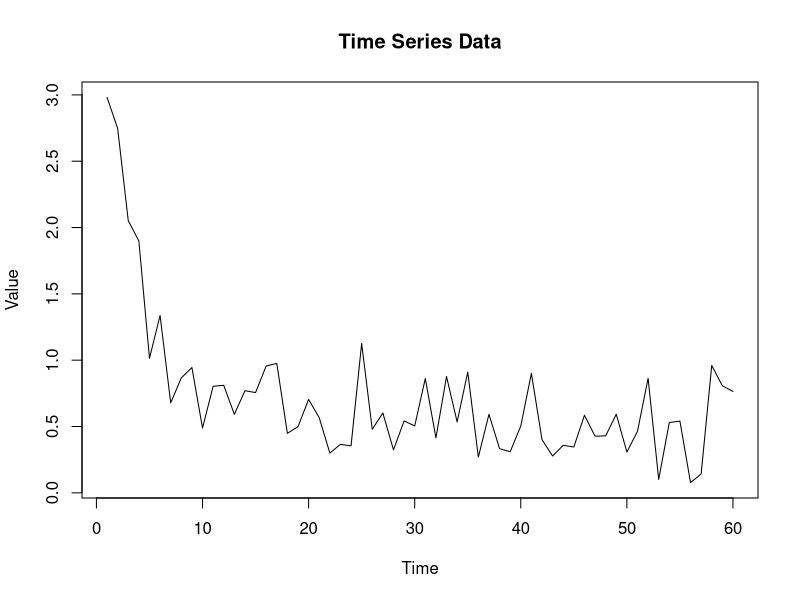
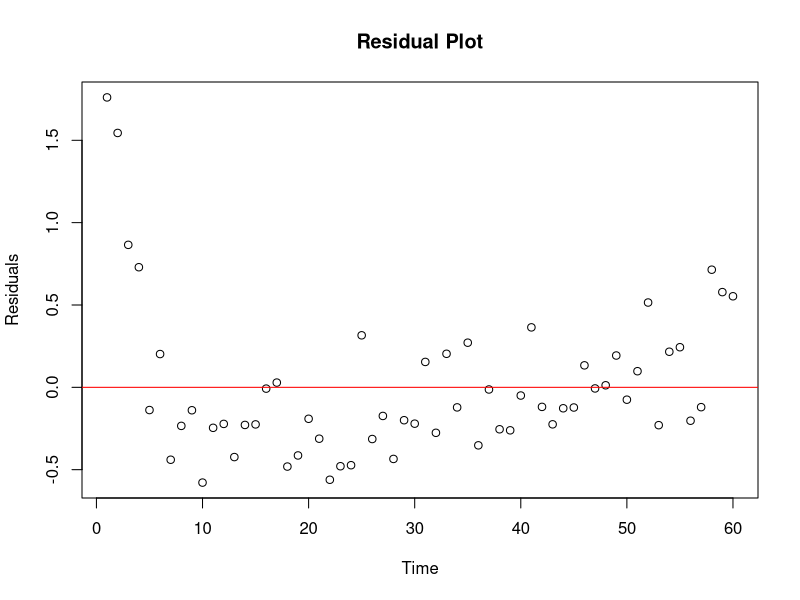
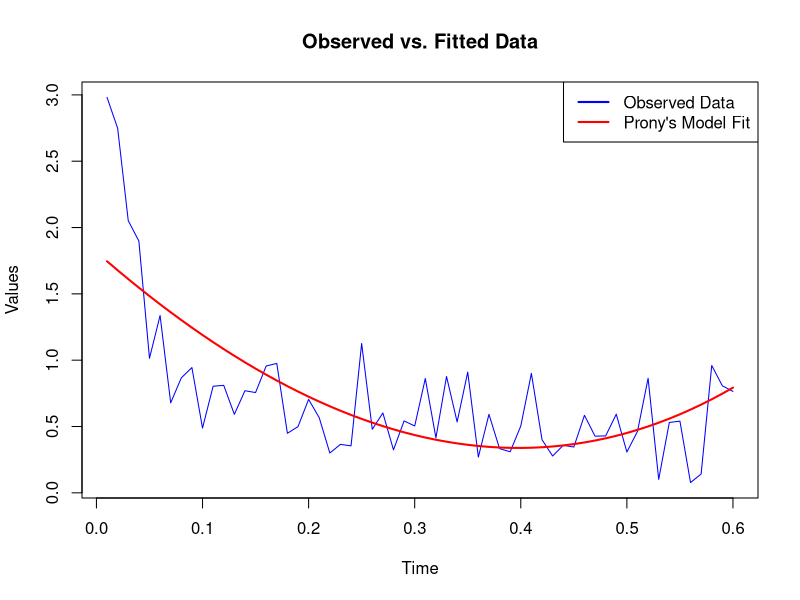

The R script that drew these images, in order: (Note: this script raises an error after producing the figures.)
setwd("D:/Sem 5/MTH686/MTH 686 Non Linear Reg/Project")  
library(readr)
getwd()
list.files()
file.exists("set-49.dat")
# then:
# data <- readLines("data-42.txt")
 data <- read.table("set-49.dat")
 head(data)
 
 # Extract time and observed values
 t <- as.numeric(unlist(data[1]))  # Replace with time values
 t <- t/100
 y1 <- as.numeric(unlist(data[2])) # Replace with observed y(t) values
 
 
 # Plot the time series data
 plot(data$V1, data$V2, type = "l", main = "Time Series Data", xlab = "Time", ylab = "Value")
 
 # Fit a simple linear model for residual analysis
 fit <- lm(V2 ~ V1, data = data) 
 residuals <- resid(fit)
 
 # Residual plot
 plot(data$V1, residuals, main = "Residual Plot", xlab = "Time", ylab = "Residuals")
 abline(h = 0, col = "red")
 
 # Calculate Signal-to-Noise Ratio (SNR)
 signal <- mean(y1, na.rm = TRUE)
 noise <- sd(y1, na.rm = TRUE)
 SNR <- signal / noise
 cat("Signal-to-Noise Ratio (SNR):", SNR, "\n")
 
 
 ####### Model 1 #########
 
 # Define the model function for Prony's method
 model1_function <- function(t, alpha0, alpha1, alpha2, beta1, beta2) {
   return(alpha0 + alpha1 * exp(beta1 * t) + alpha2 * exp(beta2 * t))
 }
 
 # Constructing the delayed values for Prony's method
 Y1 <- y1[1:(length(y1) - 2)]
 Y2 <- y1[2:(length(y1) - 1)]
 Y3 <- y1[3:length(y1)]
 
 # Formulate the linear system for Prony's method
 A <- cbind(Y2, Y1)  
 B <- Y3             
 
 # Solve for coefficients (c1, c2) in the characteristic polynomial equation
 coef <- lm(B ~ A - 1)$coefficients  
 c1 <- coef[1]
 c2 <- coef[2]
 
 # Find roots of the characteristic polynomial to estimate beta parameters
 roots <- polyroot(c(1, -c1, -c2))
 beta_estimates <- log(roots)
 
 # Extract real parts of beta estimates (assuming real roots for simplicity)
 beta1_m1 <- Re(beta_estimates[1])  
 beta2_m1 <- Re(beta_estimates[2])
 
 # Construct the X matrix with the estimated beta values
 X <- cbind(1, exp(beta1_m1 * t), exp(beta2_m1 * t))
 
 # Solve for alpha parameters using least squares
 alpha_estimates <- lm(y1 ~ X -1 )$coefficients
 alpha0_m1 <- alpha_estimates[1]
 alpha1_m1 <- alpha_estimates[2]
 alpha2_m1 <- alpha_estimates[3]
 
 # Display estimated parameters
 cat("Estimated parameters:\n")
 cat("alpha0:", alpha0_m1, "\n")
 cat("alpha1:", alpha1_m1, "\n")
 cat("alpha2:", alpha2_m1, "\n")
 cat("beta1:", beta1_m1, "\n")
 cat("beta2:", beta2_m1, "\n")
 
 # Model predictions using the estimated parameters
 y2 <- model1_function(t, alpha0_m1, alpha1_m1, alpha2_m1, beta1_m1, beta2_m1) 
 
 # Plot observed vs. fitted data
 plot(t, y1, type = "l", col = "blue", main = "Observed vs. Fitted Data", xlab = "Time", ylab = "Values")
 lines(t, y2, col = "red", lwd = 2)
 legend("topright", legend = c("Observed Data", "Prony's Model Fit"), col = c("blue", "red"), lty = 1, lwd = 2)
 
 # Calculate model accuracy metrics
 rmse_1 <- sqrt(mean((y1 - y2)^2, na.rm = TRUE))
 rss_1 <- sum((y1 - y2)^2)                  
 tss_1 <- sum((y1 - mean(y1))^2)  
 r_squared_1 <- 1 - (rss_1 / tss_1)
 adjusted_r_squared_1 <- 1 - ((1 - r_squared_1) * (n - 1) / (n - 3))
 
 
 
 # Display model accuracy metrics
 cat("Model Accuracy Metrics:\n")
 cat("Root Mean Squared Error (RMSE):", rmse_1, "\n")
 cat("R-squared:", r_squared_1, "\n")
 cat("Adjusted R-squared:", adjusted_r_squared_1, "\n")
 
 ####### Model 3 #########
 
 
 # Fit a 4th-degree polynomial regression model
 model3 <- lm(y1 ~ poly(t, 4, raw = TRUE))
 
 # Display summary of the model
 summary(model3)
 
 # Extract coefficients (OLSE for ??0, ??1, ??2, ??3, and ??4)
 beta_estimates <- coef(model3)
 cat("Estimated coefficients:\n")
 cat("??0:", beta_estimates[1], "\n")
 cat("??1:", beta_estimates[2], "\n")
 cat("??2:", beta_estimates[3], "\n")
 cat("??3:", beta_estimates[4], "\n")
 cat("??4:", beta_estimates[5], "\n")
 
 # Calculate fitted values and residuals
 fitted_values_3 <- fitted(model3)
 residuals_3 <- resid(model3)
 
 # Plot Observed vs. Fitted Data
 plot(t, y1, type = "l", col = "blue", main = "Observed vs. Fitted Data", xlab = "Time", ylab = "Values")
 lines(t, fitted_values_3, col = "red", lwd = 2)
 legend("topright", legend = c("Observed Data", "Fitted Polynomial Model"), col = c("blue", "red"), lty = 1, lwd = 2)
 
 # Residual Plot to check for patterns
 plot(t, residuals_3, main = "Residuals vs. Time", xlab = "Time", ylab = "Residuals")
 abline(h = 0, col = "red")
 
 
 # Calculate model accuracy metrics
 rmse_3 <- sqrt(mean(residuals_3^2, na.rm = TRUE))
 rss_3 <- sum(residuals_3^2)                  
 tss_3 <- sum((y1 - mean(y1))^2)  
 r_squared_3 <- 1 - (rss_3 / tss_3)
 adjusted_r_squared_3 <- 1 - ((1 - r_squared_3) * (n - 1) / (n - 5))
 
 # Display model accuracy metrics
 cat("Model Accuracy Metrics:\n")
 cat("Root Mean Squared Error (RMSE):", rmse_3, "\n")
 cat("R-squared:", r_squared_3, "\n")
 cat("Adjusted R-squared:", adjusted_r_squared_3, "\n")
 
 ####### Model 2 #########
 
 
 # Define grid ranges for beta0 and beta1, excluding zero
 beta0_range <- seq(-10, -0.1, by = 0.1)  # Values from -1 to -0.1
 beta0_range <- c(beta0_range, seq(0.1, 10, by = 0.1))  # Values from 0.1 to 1
 beta1_range <- seq(-5, -0.05, by = 0.05)  # Values from -0.5 to -0.05
 beta1_range <- c(beta1_range, seq(0.05, 5, by = 0.05))  # Values from 0.05 to 0.5
 
 # Initialize a data frame to store beta values and corresponding RSS
 results <- data.frame(beta0_2 = numeric(0), beta1_2 = numeric(0), rss_2 = numeric(0))
 
 # Track the best RSS and parameter values
 best_rss_2 <- Inf
 best_params_2 <- c()
 
 # Perform grid search
 for (beta0_2 in beta0_range) {
   for (beta1_2 in beta1_range) {
     # Calculate transformed y(t) for each combination of beta0 and beta1
     y_trans <- y1 * (beta0_2 + beta1_2 * t)
     
     # Apply linear regression to estimate alpha0 and alpha1
     fit <- lm(y_trans ~ t)
     alpha0_2 <- coef(fit)[1]
     alpha1_2 <- coef(fit)[2]
     
     # Predict y(t) using the estimated alphas and current beta values
     y_pred <- (alpha0_2 + alpha1_2 * t) / (beta0_2 + beta1_2 * t)
     
     # Calculate RSS
     rss_2 <- sum((y1 - y_pred)^2, na.rm = TRUE)
     
     # Store results in the data frame
     results <- rbind(results, data.frame(beta0_2 = beta0_2, beta1_2 = beta1_2, rss_2 = rss_2))
     
     # Update if this is the best set of parameters found
     if (rss_2 < best_rss_2) {
       best_rss_2 <- rss_2
       best_params <- c(alpha0_2, alpha1_2, beta0_2, beta1_2)
       best_y_pred <- y_pred  # Save best predictions
     }
   }
 }
 
 
 # Set initial parameter estimates from the best grid search results
 alpha0 <- best_params[1]
 alpha1 <- best_params[2]
 beta0 <- best_params[3]
 beta1 <- best_params[4]
 
 # Define convergence criteria and maximum iterations
 tolerance <- 1e-6
 max_iter <- 100
 converged <- FALSE
 
 # Track RSS in each iteration for convergence
 previous_rss <- best_rss_2
 
 # Gauss-Newton Iteration
 for (iter in 1:max_iter) {
   # Compute predicted values using current parameter estimates
   y_pred <- (alpha0 + alpha1 * t) / (beta0 + beta1 * t)
   
   # Calculate residuals
   residuals <- y1 - y_pred
   
   # Construct the Jacobian matrix (partial derivatives of y_pred with respect to parameters)
   J <- cbind(
     1 / (beta0 + beta1 * t),                # ???y_pred/???alpha0
     t / (beta0 + beta1 * t),                # ???y_pred/???alpha1
     -(alpha0 + alpha1 * t) / (beta0 + beta1 * t)^2,  # ???y_pred/???beta0
     -t * (alpha0 + alpha1 * t) / (beta0 + beta1 * t)^2  # ???y_pred/???beta1
   )
   
   # Calculate the step adjustment using least squares solution
   lambda <- 1e-5  # Small regularization factor
   delta <- solve(t(J) %*% J + lambda * diag(ncol(J))) %*% t(J) %*% residuals
   
   # Update parameter estimates
   alpha0 <- alpha0 + delta[1]
   alpha1 <- alpha1 + delta[2]
   beta0 <- beta0 + delta[3]
   beta1 <- beta1 + delta[4]
   
   # Compute new RSS
   y_pred <- (alpha0 + alpha1 * t) / (beta0 + beta1 * t)
   rss_2 <- sum((y1 - y_pred)^2)
   
   # Check for convergence
   if (abs(previous_rss - rss_2) < tolerance) {
     converged <- TRUE
     break
   }
   
   # Update previous RSS for next iteration
   previous_rss <- rss_2
 }
 
 # Display final parameter estimates
 if (converged) {
   cat("Gauss-Newton converged after", iter, "iterations.\n")
 } else {
   cat("Gauss-Newton did not converge within", max_iter, "iterations.\n")
 }
 
 cat("Final parameter estimates:\n")
 cat("alpha0:", alpha0, "\n")
 cat("alpha1:", alpha1, "\n")
 cat("beta0:", beta0, "\n")
 cat("beta1:", beta1, "\n")
 cat("RSS for final model:", rss_2, "\n")
 
 
 # Model accuracy metrics
 tss_2 <- sum((y1 - mean(y1))^2)
 r_squared_2 <- 1 - (rss_2 / tss_2)
 adjusted_r_squared_2<- 1 - ((1 - r_squared_2) * (length(y1) - 1) / (length(y1) - 3))  # Adjusted R^2 for 2 predictors
 
 cat("RSS for best model:", rss_2, "\n")
 cat("R-squared:", r_squared_2, "\n")
 cat("Adjusted R-squared:", adjusted_r_squared_2, "\n")
 
 # Plot observed vs. fitted values
 plot(t, y1, col = "blue", type = "l", main = "Observed vs. Fitted Data", xlab = "Time", ylab = "Values")
 lines(t, y_pred, col = "red", lwd = 2)
 legend("topright", legend = c("Observed", "Fitted"), col = c("blue", "red"), lty = 1, lwd = 2)
 
 # Residual plot
 residuals <- y1 - y_pred
 plot(t, residuals, main = "Residual Plot", xlab = "Time", ylab = "Residuals")
 abline(h = 0, col = "red")
 
 ############ 
 # Assuming your model y(t) = (alpha_0 + alpha_1 * t) / (beta_0 + beta_1 * t) + e(t)
 # Let's define the Jacobian matrix, Fisher Information, and Confidence Interval calculation steps
 
 # Define the model function
 model <- function(t, alpha0, alpha1, beta0, beta1) {
   return((alpha0 + alpha1 * t) / (beta0 + beta1 * t))
 }
 
 # Define the Jacobian of the model (partial derivatives with respect to alpha0, alpha1, beta0, beta1)
 jacobian <- function(t, alpha0, alpha1, beta0, beta1) {
   d_alpha0 <- 1 / (beta0 + beta1 * t)  # ???y/???alpha0
   d_alpha1 <- t / (beta0 + beta1 * t)  # ???y/???alpha1
   d_beta0 <- -(alpha0 + alpha1 * t) / ((beta0 + beta1 * t)^2)  # ???y/???beta0
   d_beta1 <- -(alpha0 + alpha1 * t) * t / ((beta0 + beta1 * t)^2)  # ???y/???beta1
   
   return(c(d_alpha0, d_alpha1, d_beta0, d_beta1))  # Return as a row vector
 }
 
 # Fisher Information matrix calculation (assuming error variance ??^2 is known or estimated)
 fisher_information <- function(t, alpha0, alpha1, beta0, beta1, sigma2) {
   n <- length(t)  # number of data points
   J <- matrix(0, nrow = n, ncol = 4)  # Initialize the Jacobian matrix
   
   for (i in 1:n) {
     J[i, ] <- jacobian(t[i], alpha0, alpha1, beta0, beta1)  # Store Jacobian row for each t
   }
   
   # Calculate Fisher Information Matrix (sum of squared Jacobian)
   fisher_matrix <- matrix(0, nrow = 4, ncol = 4)  # Initialize Fisher Information Matrix
   
   for (i in 1:n) {
     fisher_matrix <- fisher_matrix + outer(J[i, ], J[i, ])  # Add outer product of Jacobian row
   }
   
   # Multiply by 1/n to get the Fisher Information
   fisher_matrix <- fisher_matrix / n
   
   # Assuming we have variance estimate (sigma2) available, scale by sigma^2
   fisher_matrix <- fisher_matrix / sigma2
   
   return(c(fisher_matrix,J))
 }
 
 # Load the MASS package for pseudo-inverse
 library(MASS)
 
 
 # Confidence Intervals calculation (assuming the Fisher Information matrix is available)
 confidence_intervals <- function(fisher_matrix, parameter_estimates, alpha = 0.05) {
   # Inverse Fisher Information Matrix (for variance)
   fisher_inv <- ginv(fisher_matrix)
   
   # Standard errors (diagonal of the inverse Fisher Information)
   se <- sqrt(diag(fisher_inv))
   
   # Z value for 95% confidence
   z_value <- qnorm(1 - alpha / 2)
   
   # Confidence intervals for each parameter
   ci_lower <- parameter_estimates - z_value * se
   ci_upper <- parameter_estimates + z_value * se
   
   return(list(lower = ci_lower, upper = ci_upper))
 }
 
 # Example values (you should replace with your actual model parameters and data)
 alpha0 <- alpha0_2
 alpha1 <- alpha1_2
 beta0 <- beta0_2
 beta1 <- beta1_2
 sigma2 <- rss_2/(60-2)  # Assume sigma^2 is known or estimated from residuals
 
 # Fisher Information Matrix for the model parameters
 fisher_matrix <- fisher_information(t, alpha0, alpha1, beta0, beta1, sigma2)[1]
 
 # Assume parameter estimates from your model fitting procedure (use the results from your fitting method)
 parameter_estimates <- c(alpha0, alpha1, beta0, beta1)
 
 # Calculate Confidence Intervals
 ci <- confidence_intervals(fisher_matrix, parameter_estimates)
 
 # Print the results
 cat("Confidence Intervals:\n")
 print(ci)
 print(fisher_matrix)
 ##############################
 
 # Define the model function
 model <- function(t, alpha0, alpha1, beta0, beta1) {
   return((alpha0 + alpha1 * t) / (beta0 + beta1 * t))
 }
 
 # Define the Jacobian of the model (partial derivatives with respect to alpha0, alpha1, beta0, beta1)
 jacobian <- function(t, alpha0, alpha1, beta0, beta1) {
   d_alpha0 <- 1 / (beta0 + beta1 * t)  # ???y/???alpha0
   d_alpha1 <- t / (beta0 + beta1 * t)  # ???y/???alpha1
   d_beta0 <- -(alpha0 + alpha1 * t) / ((beta0 + beta1 * t)^2)  # ???y/???beta0
   d_beta1 <- -(alpha0 + alpha1 * t) * t / ((beta0 + beta1 * t)^2)  # ???y/???beta1
   
   return(c(d_alpha0, d_alpha1, d_beta0, d_beta1))  # Return as a row vector
 }
 
 # Fisher Information matrix calculation (assuming error variance ??^2 is known or estimated)
 fisher_information <- function(t, alpha0, alpha1, beta0, beta1, sigma2) {
   n <- length(t)  # number of data points
   J <- matrix(0, nrow = n, ncol = 4)  # Initialize the Jacobian matrix
   
   for (i in 1:n) {
     J[i, ] <- jacobian(t[i], alpha0, alpha1, beta0, beta1)  # Store Jacobian row for each t
   }
   
   # Calculate Fisher Information Matrix (sum of squared Jacobian)
   fisher_matrix <- matrix(0, nrow = 4, ncol = 4)  # Initialize Fisher Information Matrix
   
   for (i in 1:n) {
     fisher_matrix <- fisher_matrix + outer(J[i, ], J[i, ])  # Add outer product of Jacobian row
   }
   
   # Multiply by 1/n to get the Fisher Information
   fisher_matrix <- fisher_matrix / n
   
   # Assuming we have variance estimate (sigma2) available, scale by sigma^2
   fisher_matrix <- fisher_matrix / sigma2
   
   return(fisher_matrix)  # Return the Fisher Information Matrix
 }
 
 # Load the MASS package for pseudo-inverse
 library(MASS)
 
 # Confidence Intervals calculation (assuming the Fisher Information matrix is available)
 confidence_intervals <- function(fisher_matrix, parameter_estimates, alpha = 0.05) {
   # Inverse Fisher Information Matrix (for variance)
   fisher_inv <- ginv(fisher_matrix)
   
   # Standard errors (diagonal of the inverse Fisher Information)
   se <- sqrt(diag(fisher_inv))
   
   # Z value for 95% confidence
   z_value <- qnorm(1 - alpha / 2)
   
   # Confidence intervals for each parameter
   ci_lower <- parameter_estimates - z_value * se
   ci_upper <- parameter_estimates + z_value * se
   
   return(list(lower = ci_lower, upper = ci_upper))
 }
 
 # Example values (replace with actual model parameters and data)
 alpha0 <- alpha0_2
 alpha1 <- alpha1_2
 beta0 <- beta0_2
 beta1 <- beta1_2
 sigma2 <- rss_2/(60-2)   
 
 # Calculate Fisher Information Matrix for the model parameters
 fisher_matrix <- fisher_information(t, alpha0, alpha1, beta0, beta1, sigma2)
 
 # Assume parameter estimates from your model fitting procedure
 parameter_estimates <- c(alpha0, alpha1, beta0, beta1)
 
 # Calculate Confidence Intervals
 ci <- confidence_intervals(fisher_matrix, parameter_estimates)
 
 # Print the results
 cat("Fisher Information Matrix:\n")
 print(fisher_matrix)
 
 cat("\nConfidence Intervals:\n")
 print(ci)
 
 ##############################
 
 